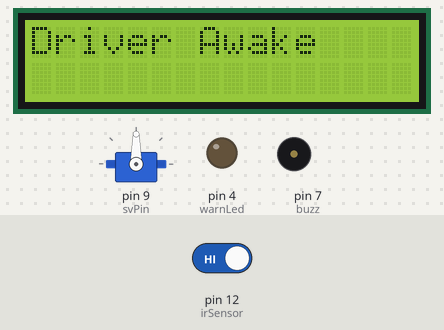
Bench run of a sketch on a simulated Arduino Uno, built with avr-gcc and run on an emulated ATmega328P. On the bench: 16×2 character LCD, servo, output pins drawn as LEDs (lit = HIGH), buzzer (waves = sounding, pin HIGH). Inputs (shaded band) come from the test bench; at power-on: pin 12 (irSensor) HIGH. What the sketch prints to the serial monitor is not drawn.

Above: at 1.2 s.
1.3 s: pin 12 (irSensor) driven LOW
At 3.2 s:
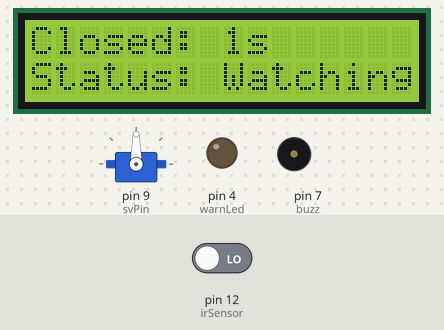
4.3 s: pin 12 (irSensor) driven HIGH
At 4.6 s:
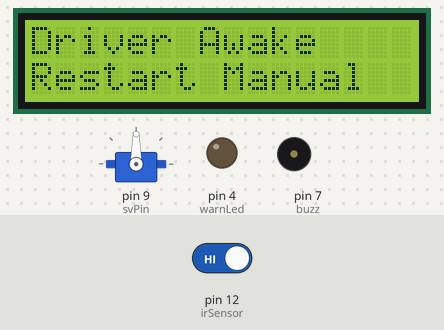
Timing chart, 0 to 7.3 s (numbered marks = the images above; inputs shaded):
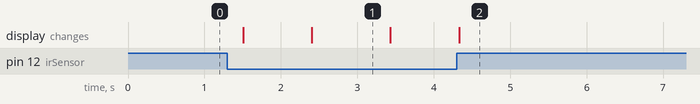

The sketch:

main.ino
```cpp
#include <Servo.h>
#include <Wire.h>
#include <LiquidCrystal_I2C.h>

LiquidCrystal_I2C lcd(0x27, 16, 2);

const int buzz = 7;
const int irSensor = 12;
const int warnLed = 4;

Servo sv;
int svPin = 9;

unsigned long closedAt = 0;
bool prev_closed = false;
bool vibrating = false;

void setup() {
  Serial.begin(9600);
  lcd.init();
  lcd.backlight();

  pinMode(buzz, OUTPUT);
  pinMode(irSensor, INPUT);
  pinMode(warnLed, OUTPUT);

  sv.attach(svPin);

  Serial.println("System Ready - Driver Awake");
  lcd.setCursor(0, 0);
  lcd.print("Driver Awake");
}

void loop() {
  int irValue = digitalRead(irSensor);

  if (irValue == LOW) {  // Eyes closed
    if (!prev_closed) {
      closedAt = millis();
      prev_closed = true;
    } else {
      unsigned long blinkTime = (millis() - closedAt) / 1000;

      Serial.print("Eyes closed for ");
      Serial.print(blinkTime);
      Serial.println(" sec");

      lcd.setCursor(0, 0);
      lcd.print("Closed: ");
      lcd.print(blinkTime);
      lcd.print("s   ");
      lcd.setCursor(0, 1);
      lcd.print("Status: Watching");

      if (blinkTime >= 3) {
        if (!vibrating) {
          Serial.println("ALERT: Driver Drowsy!");
          lcd.clear();
          lcd.setCursor(0, 0);
          lcd.print("Drowsy Detected");
          lcd.setCursor(0, 1);
          lcd.print("Vibrating Seat");

          digitalWrite(buzz, HIGH);
          digitalWrite(warnLed, HIGH);
          vibrating = true;
        }
        vibrateNow();  // make the seat vibrate
      }
    }
  } else {
    if (prev_closed) {
      prev_closed = false;

      Serial.println("Driver Awake");
      lcd.clear();
      lcd.setCursor(0, 0);
      lcd.print("Driver Awake");
      lcd.setCursor(0, 1);
      lcd.print("Restart Manual");

      digitalWrite(buzz, LOW);
      digitalWrite(warnLed, LOW);
      vibrating = false;
    }
  }

  delay(100);
}

void vibrateNow() {
  sv.write(0);
  delay(150);
  sv.write(60);
  delay(150);
  sv.write(120);
  delay(150);
  sv.write(90);
}
```

Measured:
- after the input at 1.3 s, the display: first changes after 0.21 s (image 1 shows a later state)
- after the input at 4.3 s, pin 4 (warnLed), pin 7 (buzz): stays LOW (without the input it goes to HIGH after 0.19 s); servo on pin 9 (svPin): stops changing and stays 90°; the display: changes at once (image 2)
- what the display in image 1 shows lasts 1.0 s, from 2.4 s to 3.4 s
